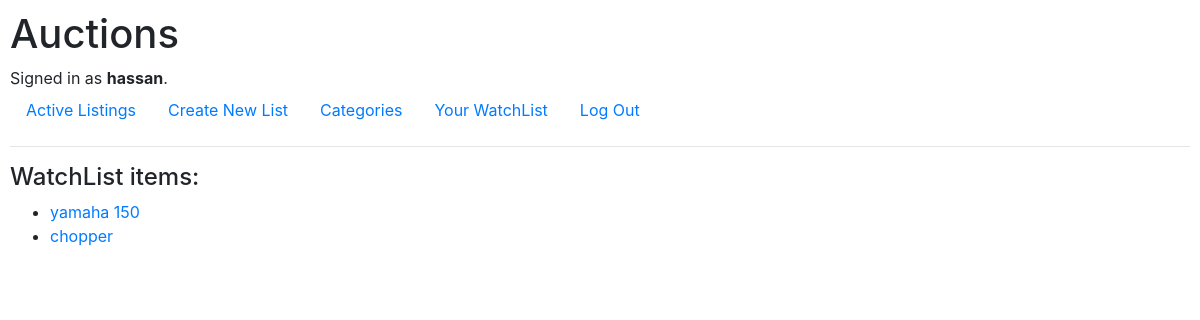
The page /watchlist_display (signed in) on the database its author committed.
### auctions/models.py (models this page shows, shortened)
class User(AbstractUser):
    pass

class list_item(models.Model):
	id= models.AutoField(primary_key=True)
	title = models.CharField(max_length=124)
	initiator=models.ForeignKey(User, on_delete=models.CASCADE, name="item_creator")
	bidPrice = models.DecimalField(max_digits=10, decimal_places=2,validators= [MinValueValidator(1)])
	category_choices = [
	("Fashion", "Fashion"),
	("Toys", "Toys"),
	("Electronics", "Electronics"),
	("Home", "Home"),
	("Other", "Other"),
	]
	category = models.CharField(
		max_length= 124,
		choices = category_choices,
		default = "Home",
	)
	picture_item= models.ImageField(upload_to="images/")
	description = models.TextField(default="None")
	closed = models.BooleanField(default=False)

### auctions/views.py (the view)
# urls.py: path("watchlist_display", views.watchlist_display, name="watchlist_display")
def watchlist_display(request):
    list_dic = list(watchlist.objects.filter(userName_id=request.user).values('item'))
    items = []
    for item in list_dic:
        item_id = item.get('item')
        item_obj = list_item.objects.get(id=item_id)
        items.append(item_obj)
    return render(request, "auctions/watchlist_display.html", {"items": items})

### auctions/templates/auctions/watchlist_display.html (shortened to what this page needs)
{% extends "auctions/layout.html" %}
{% block body %}
	<div>
		<h4>WatchList items:</h4>
	</div>
	<ul>
	{% for item in items %}
		<div>
			<li><a href="{% url 'list_page' item.id %}">{{item.title}}</a></li>
		</div>
		{% empty %}
    	<li>None</li>
	{% endfor %}
	</ul>
{% endblock %}

### auctions/templates/auctions/layout.html (shortened to what this page needs)
{% load static %}
<!DOCTYPE html>
<html lang="en">
    <head>
        <link rel="stylesheet" href="https://stackpath.bootstrapcdn.com/bootstrap/4.4.1/css/bootstrap.min.css">
        <link href="{% static 'auctions/styles.css' %}" rel="stylesheet">
    </head>
    <body>
        <h1>Auctions</h1>
        <div>
            {% if user.is_authenticated %}
                Signed in as <strong>{{ user.username }}</strong>.
            {% else %}
                Not signed in.
            {% endif %}
        </div>
        <ul class="nav">
            <li class="nav-item">
                <a class="nav-link" href="{% url 'index' %}">Active Listings</a>
            </li>
            <li class="nav-item">
                <a class="nav-link" href="{% url 'create_page' %}">Create New List</a>
            </li>
            <li class="nav-item">
                <a class="nav-link" href="{% url 'categories_display' %}">Categories</a>
            </li>
            {% if user.is_authenticated %}
                <li class="nav-item">
                    <a class="nav-link" href="{% url 'watchlist_display' %}">Your WatchList</a>
                </li>
                <li class="nav-item">
                    <a class="nav-link" href="{% url 'logout' %}">Log Out</a>
                </li>
            {% endif %}
        </ul>
        <hr>
        {% block body %}
        {% endblock %}
    </body>
</html>

### auctions/static/auctions/styles.css (style rules this page uses)
body { padding: 10px; }

### rows shown on the page
User: username "hassan"
list_item: title "yamaha 150"
list_item: title "chopper"
